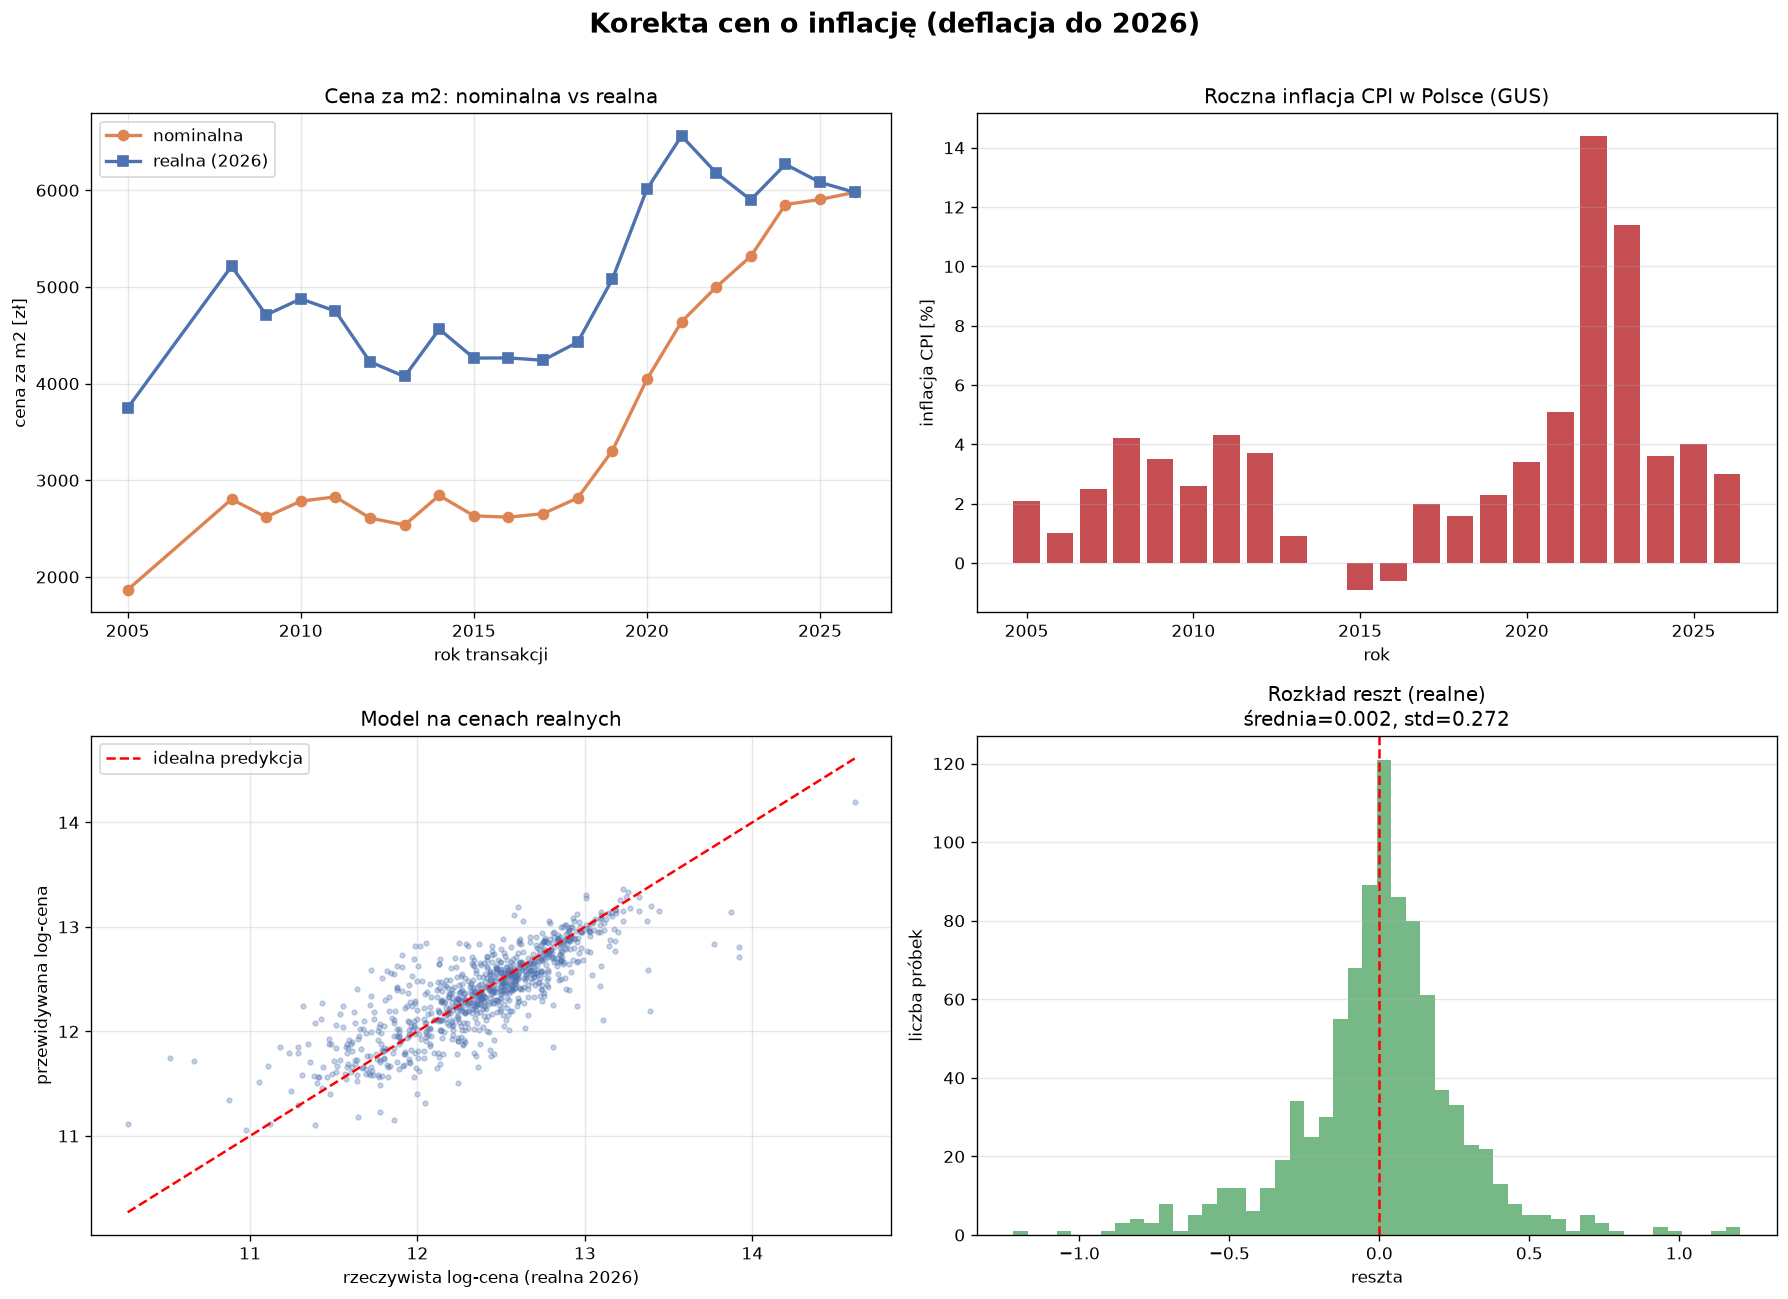

Reproduce this figure in Python.
"""
Korekta cen historycznych o inflację (deflacja do wartości bieżącej).

Problem: cena mieszkania z 2015 i z 2026 to nie to samo "zł". Aby porównywać
i uczyć model uczciwie, sprowadzamy wszystkie ceny do wartości z 2026 roku.

Metoda: mnożymy cenę z roku Y przez skumulowany wskaźnik inflacji CPI
od roku Y+1 do roku docelowego (2026).

Źródło wskaźników: GUS (Główny Urząd Statystyczny), inflacja CPI rok do roku.
"""

import numpy as np
import pandas as pd
import matplotlib
matplotlib.use("Agg")
import matplotlib.pyplot as plt

from sklearn.ensemble import HistGradientBoostingRegressor

from mieszkania_prediction import (
    load_data, clean, split_data, build_cat_map, prepare_X, rmse,
)


# ----------------------------------------------------------------------
# Roczne wskaźniki inflacji CPI w Polsce (GUS), w procentach
# ----------------------------------------------------------------------
INFLACJA_CPI = {
    2005: 2.1, 2006: 1.0, 2007: 2.5, 2008: 4.2, 2009: 3.5,
    2010: 2.6, 2011: 4.3, 2012: 3.7, 2013: 0.9, 2014: 0.0,
    2015: -0.9, 2016: -0.6, 2017: 2.0, 2018: 1.6, 2019: 2.3,
    2020: 3.4, 2021: 5.1, 2022: 14.4, 2023: 11.4, 2024: 3.6,
    2025: 4.0, 2026: 3.0,  # 2025-2026: wartości przybliżone
}

ROK_BAZOWY = 2026


def wspolczynnik_deflacji(rok: int, rok_bazowy: int = ROK_BAZOWY) -> float:
    """Skumulowany wskaźnik inflacji od roku+1 do roku bazowego.

    Cena z roku Y * wspolczynnik = cena w złotówkach roku bazowego.
    """
    wsp = 1.0
    for y in range(rok + 1, rok_bazowy + 1):
        wsp *= (1 + INFLACJA_CPI.get(y, 0.0) / 100.0)
    return wsp


def main():
    df = load_data()
    df = clean(df, verbose=False)
    print(f"Mieszkania po czyszczeniu: {len(df)}\n")

    # --- korekta o inflację ---
    df["wsp_inflacji"] = df["rok"].apply(wspolczynnik_deflacji)
    df["cena_realna_2026"] = df["tran_cena_brutto"] * df["wsp_inflacji"]
    df["cena_za_m2_realna"] = df["cena_realna_2026"] / df["lok_pow_uzyt"]

    print("Współczynniki deflacji (do 2026):")
    for y in [2010, 2015, 2019, 2022, 2024]:
        print(f"  {y}: x{wspolczynnik_deflacji(y):.3f}  "
              f"(100 tys. zł z {y} = "
              f"{100000 * wspolczynnik_deflacji(y):,.0f} zł w 2026)")

    print("\nŚrednia cena za m2 wg roku (nominalna vs realna 2026):")
    grp = df.groupby("rok").agg(
        nominalna=("cena_za_m2", "mean"),
        realna=("cena_za_m2_realna", "mean"),
        n=("cena_za_m2", "size"),
    )
    for y, row in grp.iterrows():
        print(f"  {y}: nominalna {row.nominalna:>7,.0f} zł/m2  |  "
              f"realna(2026) {row.realna:>7,.0f} zł/m2  (n={int(row.n)})")

    # ------------------------------------------------------------------
    # Porównanie modeli: ceny nominalne vs realne
    # ------------------------------------------------------------------
    df_train, df_val, df_test = split_data(df)

    categorical = build_cat_map(df_train)
    numeric = ["lok_pow_uzyt", "lok_liczba_izb", "lok_nr_kond",
               "x", "y", "odl_centrum", "rok"]

    X_train = prepare_X(df_train, categorical)
    X_val = prepare_X(df_val, categorical)
    X_test = prepare_X(df_test, categorical)

    def train_eval(target_col, label):
        y_train = np.log1p(df_train[target_col].values)
        y_val = np.log1p(df_val[target_col].values)
        y_test = np.log1p(df_test[target_col].values)

        model = HistGradientBoostingRegressor(
            max_iter=300, learning_rate=0.1, random_state=42)
        model.fit(X_train, y_train)

        v = rmse(y_val, model.predict(X_val))
        t = rmse(y_test, model.predict(X_test))
        print(f"{label:<28} RMSE(val)={v:.4f}  RMSE(test)={t:.4f}")
        return model, y_test, model.predict(X_test)

    print("\nPorównanie modeli:")
    print("-" * 70)
    m_nom, yt_nom, yp_nom = train_eval("tran_cena_brutto", "ceny nominalne")
    m_real, yt_real, yp_real = train_eval("cena_realna_2026", "ceny realne (2026)")

    # ------------------------------------------------------------------
    # Wykresy
    # ------------------------------------------------------------------
    fig, axes = plt.subplots(2, 2, figsize=(15, 11))
    fig.suptitle("Korekta cen o inflację (deflacja do 2026)",
                 fontsize=16, fontweight="bold")

    # 1. średnia cena za m2: nominalna vs realna
    ax = axes[0, 0]
    ax.plot(grp.index, grp["nominalna"], "o-", label="nominalna",
            color="#DD8452", linewidth=2)
    ax.plot(grp.index, grp["realna"], "s-", label="realna (2026)",
            color="#4C72B0", linewidth=2)
    ax.set_xlabel("rok transakcji")
    ax.set_ylabel("cena za m2 [zł]")
    ax.set_title("Cena za m2: nominalna vs realna")
    ax.legend()
    ax.grid(alpha=0.3)

    # 2. współczynnik inflacji
    ax = axes[0, 1]
    lata = sorted(INFLACJA_CPI.keys())
    ax.bar(lata, [INFLACJA_CPI[y] for y in lata], color="#C44E52")
    ax.set_xlabel("rok")
    ax.set_ylabel("inflacja CPI [%]")
    ax.set_title("Roczna inflacja CPI w Polsce (GUS)")
    ax.grid(axis="y", alpha=0.3)

    # 3. predykcja vs rzeczywistość (realne)
    ax = axes[1, 0]
    ax.scatter(yt_real, yp_real, s=8, alpha=0.3, color="#4C72B0")
    lims = [min(yt_real.min(), yp_real.min()),
            max(yt_real.max(), yp_real.max())]
    ax.plot(lims, lims, "r--", linewidth=1.5, label="idealna predykcja")
    ax.set_xlabel("rzeczywista log-cena (realna 2026)")
    ax.set_ylabel("przewidywana log-cena")
    ax.set_title("Model na cenach realnych")
    ax.legend()
    ax.grid(alpha=0.3)

    # 4. rozkład reszt (realne)
    ax = axes[1, 1]
    residuals = yt_real - yp_real
    ax.hist(residuals, bins=50, color="#55A868", alpha=0.8)
    ax.axvline(0, color="red", linestyle="--", linewidth=1.5)
    ax.set_xlabel("reszta")
    ax.set_ylabel("liczba próbek")
    ax.set_title(f"Rozkład reszt (realne)\nśrednia={residuals.mean():.3f}, "
                 f"std={residuals.std():.3f}")
    ax.grid(axis="y", alpha=0.3)

    plt.tight_layout(rect=[0, 0, 1, 0.97])
    out = "inflacja_korekta.png"
    plt.savefig(out, dpi=120, bbox_inches="tight")
    print(f"\nZapisano wykres: {out}")


if __name__ == "__main__":
    main()
